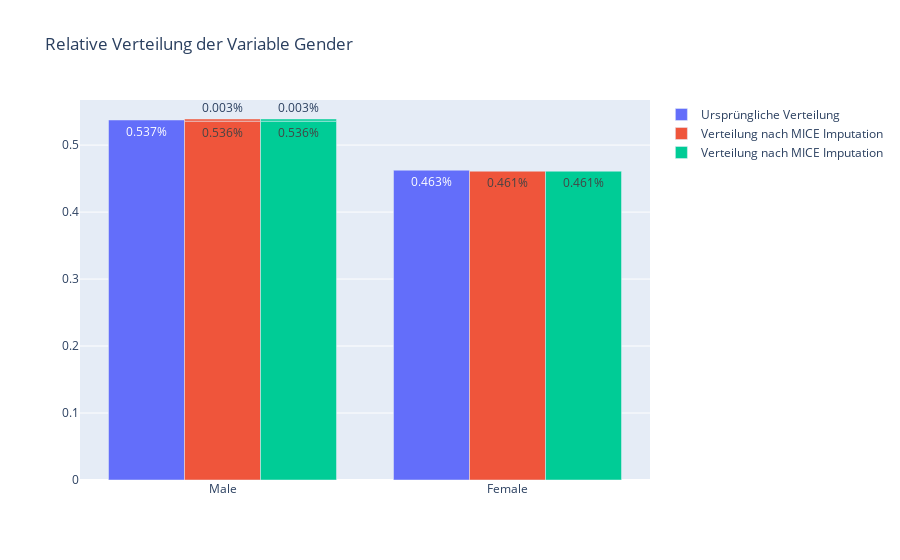

Here is the notebook cell this chart was saved with:
### Markdown cell above
## Imputationverfahren für die Variable Gender

### Code cell
fig = make_subplots(rows=1)

fig.add_trace(go.Bar(name="Ursprüngliche Verteilung",x = X_train_df['gender'].replace({0: 'Female', 1: 'Male'}), y = X_train_df['gender'].value_counts(normalize=True),
                                    text = X_train_df['gender'].value_counts(normalize=True).apply(lambda x: '{0:1.3f}%'.format(x))
                        ))

fig.add_trace(go.Bar(name="Verteilung nach MICE Imputation", x = X_train_df_mice['gender'].replace({0: 'Female', 1: 'Male'}), y = X_train_df_mice['gender'].value_counts(normalize=True),
                                    text = X_train_df_mice['gender'].value_counts(normalize=True).apply(lambda x: '{0:1.3f}%'.format(x))
                        ))

fig.add_trace(go.Bar(name="Verteilung nach MICE Imputation", x = X_train_df_knn['gender'].replace({0: 'Female', 1: 'Male'}), y = X_train_df_knn['gender'].value_counts(normalize=True),
                                    text = X_train_df_knn['gender'].value_counts(normalize=True).apply(lambda x: '{0:1.3f}%'.format(x))
                        ))


fig.update_layout(title_text="Relative Verteilung der Variable Gender")

fig.show()

### Figure 1 — Plotly figure (JSON) as saved in the notebook; plotly's stock layout.template omitted (floating-point values rounded to 4 significant figures; data arrays with more than 128 entries replaced by an {"elided": "..."} marker saying what was removed)
{"data": [{"name": "Ursprüngliche Verteilung", "text": ["0.537%", "0.463%"], "type": "bar", "x": {"elided": "38029 str values"}, "y": [0.5375, 0.4625]}, {"name": "Verteilung nach MICE Imputation", "text": ["0.536%", "0.461%", "0.003%"], "type": "bar", "x": {"elided": "38029 mixed values"}, "y": [0.5358, 0.461, 0.003182]}, {"name": "Verteilung nach MICE Imputation", "text": ["0.536%", "0.461%", "0.003%"], "type": "bar", "x": {"elided": "38029 mixed values"}, "y": [0.5358, 0.461, 0.003182]}], "layout": {"title": {"text": "Relative Verteilung der Variable Gender"}, "xaxis": {"anchor": "y", "domain": [0, 1]}, "yaxis": {"anchor": "x", "domain": [0, 1]}}}
